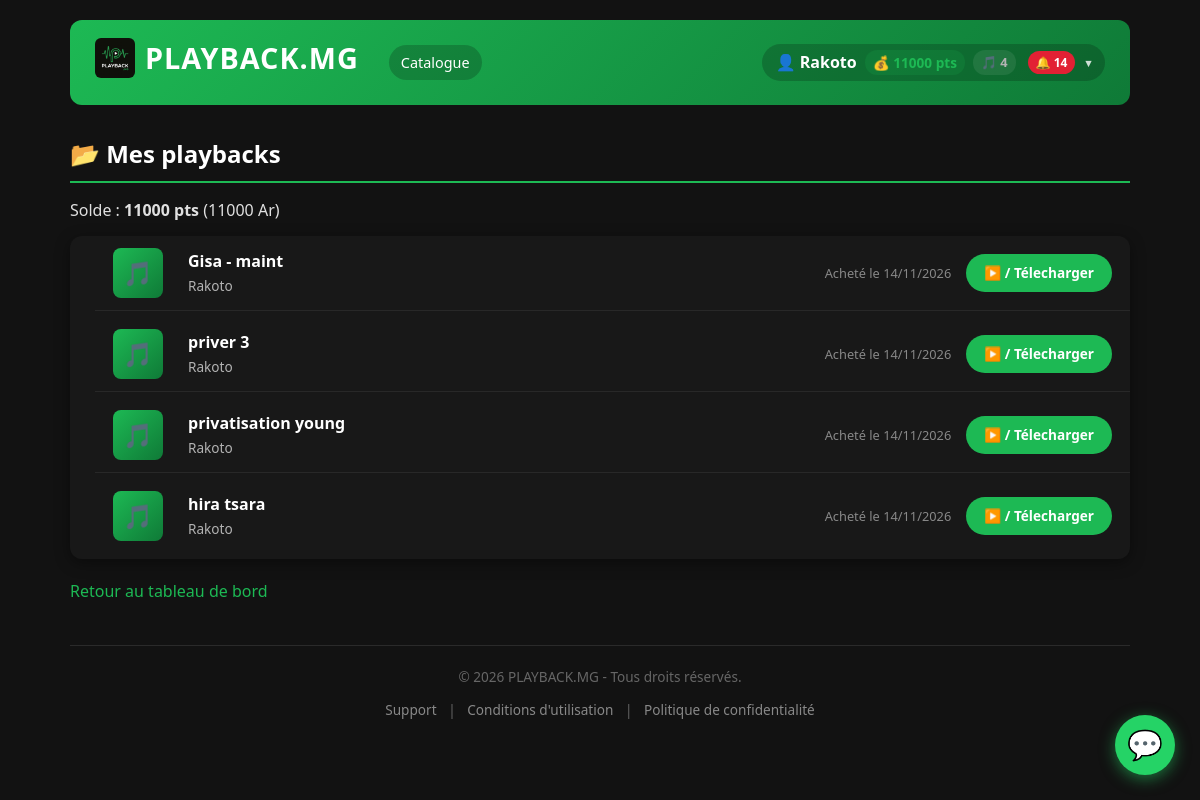
The page /mes-playbacks (signed in) on the database its author committed.
### app.py (models this page shows, shortened)
class User(UserMixin, db.Model):
    id = db.Column(db.Integer, primary_key=True)
    username = db.Column(db.String(80), unique=True, nullable=False)
    phone = db.Column(db.String(20), nullable=False)
    password_hash = db.Column(db.String(200), nullable=False)
    is_admin = db.Column(db.Boolean, default=False)
    is_blocked = db.Column(db.Boolean, default=False, nullable=False)
    points = db.Column(db.Integer, nullable=False, default=0)
    playbacks = db.relationship('Playback', backref='creator', lazy=True)

class Purchase(db.Model):
    id = db.Column(db.Integer, primary_key=True)
    user_id = db.Column(db.Integer, db.ForeignKey('user.id'), nullable=False)
    playback_id = db.Column(db.Integer, db.ForeignKey('playback.id'), nullable=False)
    position = db.Column(db.Integer, nullable=False)
    price_paid = db.Column(db.Integer, nullable=False)
    created_at = db.Column(db.DateTime, server_default=db.func.now())
    user = db.relationship('User', backref='purchases')
    playback = db.relationship('Playback', backref='purchases')

class Playback(db.Model):
    id = db.Column(db.Integer, primary_key=True)
    title = db.Column(db.String(120), nullable=False)
    price = db.Column(db.Integer, nullable=False, default=9000)
    owner_count = db.Column(db.Integer, nullable=False, default=1)
    is_free = db.Column(db.Boolean, default=False)
    is_private = db.Column(db.Boolean, default=False, nullable=False)  # 🆕
    creator_id = db.Column(db.Integer, db.ForeignKey('user.id'), nullable=False)
    demo_url = db.Column(db.String(500), nullable=True)
    demo_source = db.Column(db.String(20), nullable=True)
    full_url = db.Column(db.String(500), nullable=True)
    full_source = db.Column(db.String(20), nullable=True)

### app.py (the view)
@app.route('/mes-playbacks')
@login_required
def mes_playbacks():
    purchases = Purchase.query.filter_by(user_id=current_user.id).order_by(Purchase.id.desc()).all()
    return render_template('mes_playbacks.html', purchases=purchases)

### app.py (called while the page is built)
@login_manager.user_loader
def load_user(user_id):
    return db.session.get(User, int(user_id))

@app.context_processor
def inject_notifications():
    if current_user.is_authenticated:
        unread = Notification.query.filter_by(user_id=current_user.id, is_read=False).count()
        return {'unread_notifications': unread}
    return {'unread_notifications': 0}

### templates/mes_playbacks.html
{% extends "base.html" %}
{% block content %}
<h2>📂 Mes playbacks</h2>
<p>Solde : <strong>{{ current_user.points }} pts</strong> ({{ current_user.points }} Ar)</p>
{% if purchases %}
<ul class="playlist">
    {% for p in purchases %}
    <li class="playlist-item">
        <div class="playlist-cover">🎵</div>
        <div class="playlist-info">
            <span class="playlist-title">{{ p.playback.title }}</span>
            <span class="playlist-artist">{{ p.playback.creator.username if p.playback.creator else "Inconnu" }}</span>
        </div>
        <div class="playlist-meta">
            <span class="playlist-date">Acheté le {{ p.created_at.strftime("%d/%m/%Y") if p.created_at else "—" }}</span>
        </div>
        <div class="playlist-action"><a href="/ecoute/{{ p.playback.id }}">▶️ / Télecharger</a></div>
    </li>
    {% endfor %}
</ul>
{% else %}
<p>Vous n'avez pas encore acheté de playback.</p>
<p><a href="/catalogue">Voir le catalogue</a></p>
{% endif %}
<p><a href="/dashboard">Retour au tableau de bord</a></p>
{% endblock %}

### templates/base.html (shortened to what this page needs)
<!doctype html>
<html lang="fr">
  <head>
    <link
      rel="stylesheet"
      href="{{ url_for('static', filename='style.css') }}"
    />
  </head>
  <body>
    <header>
      <div class="header-left">
        <h1>
          <a href="/" class="logo-link">
            <img
              src="{{ url_for('static', filename='logo.png') }}"
              alt="PLAYBACK.MG"
              class="logo"
            />
            <span class="logo-text">PLAYBACK.MG</span>
          </a>
        </h1>
        <nav class="desktop-nav">
          <a href="/catalogue">Catalogue</a>
        </nav>
      </div>
      <div class="header-right">
        {% if current_user.is_authenticated %}
        <div class="user-menu desktop-only" id="userMenu">
          <span class="user-name" id="userName" tabindex="0">
            👤 {{ current_user.username }}
            <span class="user-points">💰 {{ current_user.points }} pts</span>
            <span class="user-playbacks"
              >🎵 {{ current_user.purchases|length }}</span
            >
            {% if unread_notifications > 0 %}
            <span class="notif-badge">🔔 {{ unread_notifications }}</span>
            {% endif %}
            <span class="arrow">▾</span>
          </span>
        </div>
        {% else %}
        <div class="auth-links desktop-only">
          <a href="/login">Connexion</a>
          <a href="/register" class="btn-register">Inscription</a>
        </div>
        {% endif %}
      </div>
    </header>
    <main>{% block content %}{% endblock %}</main>
    <footer>
      <p>© 2026 PLAYBACK.MG - Tous droits réservés.</p>
      <p>
        <a href="/support">Support</a> |
        <a href="/cgu">Conditions d'utilisation</a> |
        <a href="/confidentialite">Politique de confidentialité</a>
      </p>
    </footer>
    <div class="whatsapp-float" id="whatsappFloat">
      <button
        class="whatsapp-toggle"
        id="whatsappToggle"
        aria-label="Contacter le support"
      >
        💬
      </button>
    </div>
  </body>
</html>

### rows shown on the page
User: username "Rakoto", points "11000"
Purchase: playback "Gisa - maint", playback.creator "Rakoto", created_at "14/11/2026"
Purchase: playback "priver 3", playback.creator "Rakoto", created_at "14/11/2026"
Purchase: playback "privatisation young", playback.creator "Rakoto", created_at "14/11/2026"
Purchase: playback "hira tsara", playback.creator "Rakoto", created_at "14/11/2026"

### other values the page prints
{{ current_user.purchases|length }} "4"
{{ unread_notifications }} "14"
